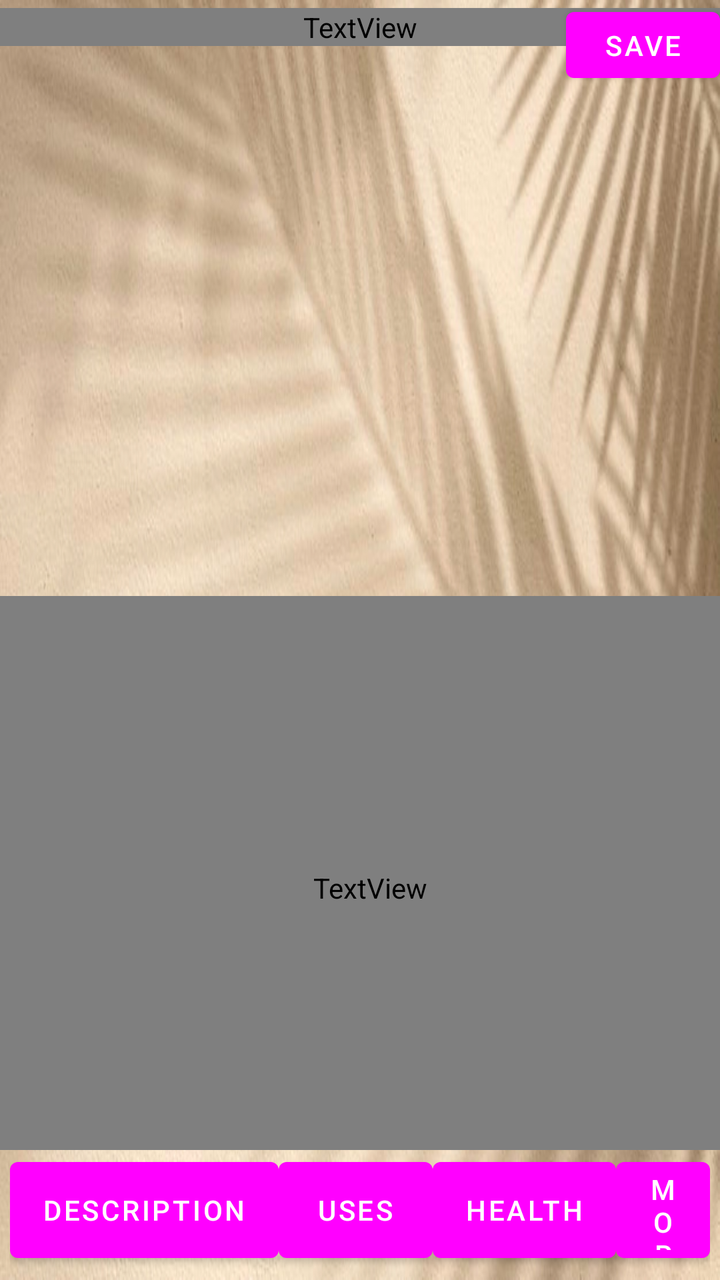
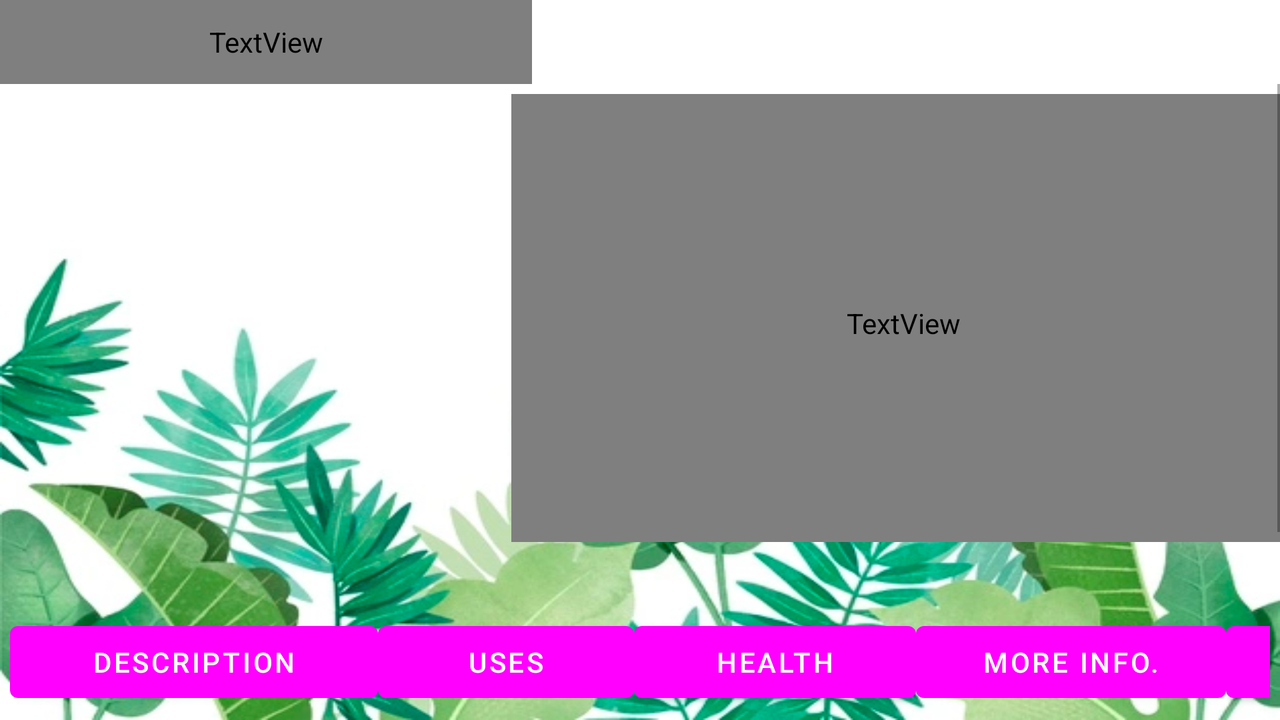

The same Android screen from two of the app's own layout files: first res/layout/ as a phone draws it, then the repository's variant for another configuration, drawn on a device whose configuration selects that folder. Both files follow.
<!-- AndroidManifest.xml: application theme Theme.Fruity -->
<!-- res/layout/activity_fruit_info.xml -->
<?xml version="1.0" encoding="utf-8"?>
<androidx.constraintlayout.widget.ConstraintLayout xmlns:android="http://schemas.android.com/apk/res/android"
    xmlns:app="http://schemas.android.com/apk/res-auto"
    xmlns:tools="http://schemas.android.com/tools"
    android:layout_width="match_parent"
    android:layout_height="match_parent"
    android:background="@drawable/img_1"
    tools:context=".FruitInfoActivity">

    <LinearLayout
        android:id="@+id/linearLayout"
        android:layout_width="379dp"
        android:layout_height="0dp"
        android:orientation="vertical"
        app:layout_constraintBottom_toTopOf="@+id/linearLayout2"
        app:layout_constraintEnd_toEndOf="parent"
        app:layout_constraintStart_toStartOf="parent"
        app:layout_constraintTop_toTopOf="@+id/guideline2">

        <ScrollView
            android:layout_width="match_parent"
            android:layout_height="292dp"
            android:fillViewport="true">

            <TextView

                android:id="@+id/fruits"
                android:layout_width="match_parent"
                android:layout_height="match_parent"
                android:layout_margin="5dp"
                android:gravity="center"
                android:textColor="@color/Black"
                android:textSize="20sp">

            </TextView>
            
        </ScrollView>

    </LinearLayout>

    <ImageView
        android:id="@+id/image"
        android:layout_width="match_parent"
        android:layout_height="213dp"
        android:layout_gravity="center"
        app:layout_constraintBottom_toTopOf="@+id/guideline2"
        app:layout_constraintEnd_toEndOf="parent"
        app:layout_constraintStart_toStartOf="parent"
        app:layout_constraintTop_toBottomOf="@+id/fruitName"
        app:layout_constraintVertical_bias="0.047" />

    <TextView

        android:id="@+id/fruitName"
        android:layout_width="match_parent"
        android:layout_height="wrap_content"
        android:layout_marginTop="4dp"
        android:gravity="center"
        android:textColor="@color/Black"
        android:textSize="30sp"
        app:layout_constraintEnd_toEndOf="parent"
        app:layout_constraintHorizontal_bias="0.0"
        app:layout_constraintStart_toStartOf="parent"
        app:layout_constraintTop_toTopOf="parent">

    </TextView>

    <Button
        android:id="@+id/save"
        android:layout_width="77dp"
        android:layout_height="45dp"
        android:text="Save"
        app:layout_constraintBottom_toTopOf="@+id/guideline2"
        app:layout_constraintEnd_toEndOf="parent"
        app:layout_constraintTop_toTopOf="parent"
        app:layout_constraintVertical_bias="0.0" />



    <LinearLayout
        android:id="@+id/linearLayout2"
        android:layout_width="match_parent"
        android:layout_height="wrap_content"
        android:layout_margin="5dp"

        android:orientation="horizontal"
        android:weightSum="4"
        app:layout_constraintBottom_toBottomOf="parent"
        app:layout_constraintEnd_toEndOf="parent"
        app:layout_constraintHorizontal_bias="0.51"
        app:layout_constraintStart_toStartOf="parent">

        <Button
            android:id="@+id/first_fragment"
            android:layout_width="wrap_content"
            android:layout_height="match_parent"
            android:onClick="description"
            android:text="Description"
            tools:ignore="OnClick" />


        <Button
            android:id="@+id/second_fragment"
            android:layout_width="77dp"
            android:layout_height="match_parent"

            android:text="Uses" />

        <Button
            android:id="@+id/third_fragment"
            android:layout_width="wrap_content"
            android:layout_height="60dp"

            android:text="Health" />

        <Button
            android:id="@+id/Extra"
            android:layout_width="wrap_content"
            android:layout_height="match_parent"
            android:onClick="MORE INFO"
            android:text="More Info."
            app:layout_constraintBottom_toTopOf="@+id/linearLayout2"
            app:layout_constraintEnd_toEndOf="parent"
            tools:ignore="OnClick" />
    </LinearLayout>

    <androidx.constraintlayout.widget.Guideline
        android:id="@+id/guideline2"
        android:layout_width="wrap_content"
        android:layout_height="wrap_content"
        android:orientation="horizontal"
        app:layout_constraintGuide_end="347dp" />

    <FrameLayout
        android:id="@+id/main_Frame"
        android:layout_width="371dp"
        android:layout_height="274dp"
        app:layout_constraintBottom_toTopOf="@+id/linearLayout2"
        app:layout_constraintEnd_toEndOf="parent"
        app:layout_constraintStart_toStartOf="parent"
        tools:context=".DescriptionFragment">

    </FrameLayout>
</androidx.constraintlayout.widget.ConstraintLayout>
<!-- resources referenced by this layout -->
<resources>
  <!-- drawable img_1: png bitmap (drawable, 344720 bytes) -->
  <style name="Theme.Fruity" parent="Theme.MaterialComponents.DayNight.DarkActionBar">
          
          <item name="colorPrimary">@color/MediumSeaGreen</item>
          <item name="colorPrimaryVariant">@color/SeaGreen</item>
          <item name="colorOnPrimary">@color/white</item>
          
          <item name="colorSecondary">@color/teal_200</item>
          <item name="colorSecondaryVariant">@color/teal_700</item>
          <item name="colorOnSecondary">@color/black</item>
          
          <item name="android:statusBarColor" tools:targetApi="l">?attr/colorPrimaryVariant</item>
          
      </style>
</resources>
<!-- res/layout-land/activity_fruit_info.xml (the repository's variant of the layout above) -->
<!-- drawn on the phone turned sideways -->
<?xml version="1.0" encoding="utf-8"?>
<androidx.constraintlayout.widget.ConstraintLayout xmlns:android="http://schemas.android.com/apk/res/android"
    xmlns:app="http://schemas.android.com/apk/res-auto"
    xmlns:tools="http://schemas.android.com/tools"
    android:layout_width="match_parent"
    android:layout_height="match_parent"
    android:background="@drawable/img_3"
    tools:context=".FruitInfoActivity">

    <LinearLayout
        android:id="@+id/linearLayout"
        android:layout_width="384dp"
        android:layout_height="228dp"
        android:orientation="vertical"
        app:layout_constraintBottom_toTopOf="@+id/linearLayout2"
        app:layout_constraintEnd_toEndOf="parent"
        app:layout_constraintStart_toEndOf="@+id/image"
        app:layout_constraintTop_toTopOf="parent">

    </LinearLayout>

    <ImageView
        android:id="@+id/image"
        android:layout_width="225dp"
        android:layout_height="177dp"
        android:layout_gravity="center"
        android:layout_marginStart="28dp"
        app:layout_constraintBottom_toTopOf="@+id/guideline2"
        app:layout_constraintStart_toStartOf="parent"
        app:layout_constraintTop_toBottomOf="@+id/fruitName"
        app:layout_constraintVertical_bias="0.121" />

    <TextView

        android:id="@+id/fruitName"
        android:layout_width="266dp"
        android:layout_height="42dp"
        android:gravity="center"
        android:textColor="@color/Black"
        android:textSize="30sp"
        app:layout_constraintEnd_toEndOf="parent"
        app:layout_constraintHorizontal_bias="0.0"
        app:layout_constraintStart_toStartOf="parent"
        app:layout_constraintTop_toTopOf="parent">

    </TextView>


    <LinearLayout
        android:id="@+id/linearLayout2"
        android:layout_width="match_parent"
        android:layout_height="wrap_content"
        android:layout_margin="5dp"

        android:orientation="horizontal"
        android:weightSum="4"
        app:layout_constraintBottom_toBottomOf="parent"
        app:layout_constraintEnd_toEndOf="parent"
        app:layout_constraintHorizontal_bias="0.51"
        app:layout_constraintStart_toStartOf="parent">

        <Button
            android:id="@+id/first_fragment"
            android:layout_width="184dp"
            android:layout_height="match_parent"
            android:onClick="description"
            android:text="Description"
            tools:ignore="OnClick" />


        <Button
            android:id="@+id/second_fragment"
            android:layout_width="128dp"
            android:layout_height="match_parent"

            android:text="Uses" />

        <Button
            android:id="@+id/third_fragment"
            android:layout_width="141dp"
            android:layout_height="wrap_content"

            android:text="Health" />

        <Button
            android:id="@+id/Extra"
            android:layout_width="155dp"
            android:layout_height="match_parent"
            android:onClick="MORE INFO"
            android:text="More Info."
            app:layout_constraintBottom_toTopOf="@+id/linearLayout2"
            app:layout_constraintEnd_toEndOf="parent"
            tools:ignore="OnClick" />

        <Button
            android:id="@+id/save"
            android:layout_width="111dp"
            android:layout_height="wrap_content"
            android:layout_marginEnd="16dp"
            android:text="Save" />
    </LinearLayout>

    <androidx.constraintlayout.widget.Guideline
        android:id="@+id/guideline2"
        android:layout_width="wrap_content"
        android:layout_height="wrap_content"
        android:orientation="horizontal"
        app:layout_constraintGuide_begin="316dp" />

    <FrameLayout
        android:id="@+id/main_Frame"
        android:layout_width="392dp"
        android:layout_height="231dp"
        app:layout_constraintBottom_toTopOf="@+id/linearLayout2"
        app:layout_constraintEnd_toEndOf="parent"
        app:layout_constraintStart_toEndOf="@+id/image"
        app:layout_constraintTop_toBottomOf="@+id/fruitName"
        app:layout_constraintVertical_bias="0.0"
        tools:context=".DescriptionFragment">

        <ScrollView
            android:layout_width="match_parent"
            android:layout_height="229dp"
            android:fillViewport="true">

            <TextView

                android:id="@+id/fruits"
                android:layout_width="match_parent"
                android:layout_height="match_parent"
                android:layout_margin="5dp"
                android:gravity="center"
                android:textColor="@color/Black"
                android:textSize="20sp">

            </TextView>
            
        </ScrollView>
    </FrameLayout>
</androidx.constraintlayout.widget.ConstraintLayout>
<!-- resources referenced by the variant -->
<!-- as the phone turned sideways resolves them -->
<resources>
  <!-- drawable img_3: png bitmap (drawable, 295976 bytes) -->
  <style name="Theme.Fruity" parent="Theme.MaterialComponents.DayNight.DarkActionBar">
          
          <item name="colorPrimary">@color/MediumSeaGreen</item>
          <item name="colorPrimaryVariant">@color/SeaGreen</item>
          <item name="colorOnPrimary">@color/white</item>
          
          <item name="colorSecondary">@color/teal_200</item>
          <item name="colorSecondaryVariant">@color/teal_700</item>
          <item name="colorOnSecondary">@color/black</item>
          
          <item name="android:statusBarColor" tools:targetApi="l">?attr/colorPrimaryVariant</item>
          
      </style>
</resources>
